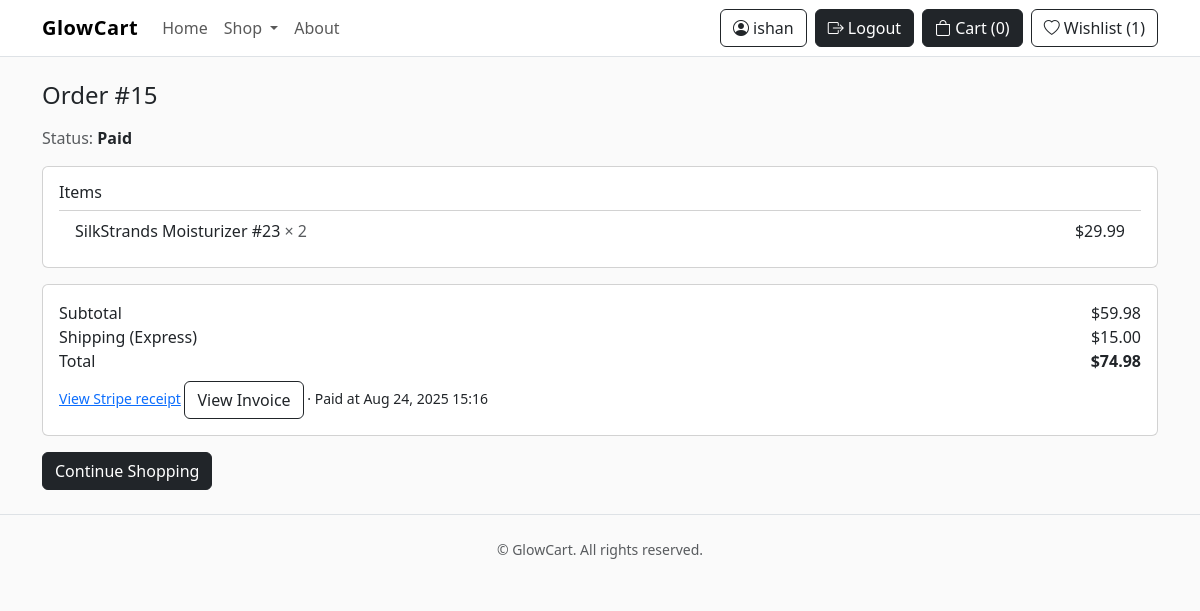
/orders/15/ (signed in), run on the app's committed database.
### orders/models.py (models this page shows, shortened)
class Order(models.Model):
    STATUS_CHOICES = [
        ("pending", "Pending"),
        ("paid", "Paid"),
        ("cancelled", "Cancelled"),
    ]
    user = models.ForeignKey(User, on_delete=models.PROTECT, related_name="orders")
    address = models.ForeignKey(Address, on_delete=models.PROTECT, related_name="orders")
    status = models.CharField(max_length=12, choices=STATUS_CHOICES, default="pending")
    subtotal = models.DecimalField(max_digits=10, decimal_places=2, default=Decimal("0.00"))
    discount_total = models.DecimalField(max_digits=10, decimal_places=2, default=Decimal("0.00"))
    shipping_method = models.ForeignKey(ShippingMethod, null=True, blank=True, on_delete=models.SET_NULL)
    shipping_cost = models.DecimalField(max_digits=10, decimal_places=2, default=Decimal("0.00"))
    total = models.DecimalField(max_digits=10, decimal_places=2, default=Decimal("0.00"))
    coupon_code = models.CharField(max_length=30, blank=True, default="")
    stripe_session_id = models.CharField(max_length=255, blank=True, default="")
    payment_intent_id = models.CharField(max_length=255, blank=True, default="")
    stripe_receipt_url = models.URLField(blank=True, default="")
    paid_at = models.DateTimeField(null=True, blank=True)
    created_at = models.DateTimeField(auto_now_add=True)
    class Meta:
        ordering = ["-created_at"]

class OrderItem(models.Model):
    order = models.ForeignKey(Order, on_delete=models.CASCADE, related_name="items")
    product = models.ForeignKey(Product, on_delete=models.PROTECT)
    variant = models.ForeignKey(ProductVariant, on_delete=models.PROTECT, null=True, blank=True)
    unit_price = models.DecimalField(max_digits=10, decimal_places=2)
    qty = models.PositiveIntegerField()

class ShippingMethod(models.Model):
    name = models.CharField(max_length=50)
    code = models.CharField(max_length=30, unique=True)
    price = models.DecimalField(max_digits=8, decimal_places=2, default=Decimal("0.00"))
    is_active = models.BooleanField(default=True)
    class Meta:
        ordering = ["price", "name"]

### catalog/models.py (models this page shows, shortened)
class TimestampedModel(models.Model):
    created_at = models.DateTimeField(auto_now_add=True)
    updated_at = models.DateTimeField(auto_now=True)
    class Meta:
        abstract = True

class Product(TimestampedModel):
    title = models.CharField(max_length=200)
    slug = models.SlugField(max_length=220, unique=True, blank=True)
    brand = models.ForeignKey(Brand, on_delete=models.PROTECT, related_name="products")
    category = models.ForeignKey(Category, on_delete=models.PROTECT, related_name="products")
    short_description = models.TextField(blank=True)
    price = models.DecimalField(max_digits=8, decimal_places=2)  # e.g., 999,999.99
    stock = models.PositiveIntegerField(default=0)
    image = models.ImageField(upload_to="products/", blank=True, null=True)
    image_url = models.URLField(blank=True)  # using URL for simple demo; we can switch to ImageField later
    is_active = models.BooleanField(default=True)
    class Meta:
        ordering = ["-created_at"]

### orders/views.py (the view)
# urls.py: path("orders/<int:pk>/", order_detail, name="order_detail"),
@login_required
def order_detail(request, pk):
    order = get_object_or_404(Order, pk=pk, user=request.user)
    return render(request, "orders/detail.html", {"order": order})

### catalog/templatetags/shop_extras.py (called while the page is built)
@register.filter
def money(value):
    try:
        return f"${float(value):,.2f}"
    except (TypeError, ValueError):
        return value

### core/context_processors.py (called while the page is built)
def cart(request):
    cart = request.session.get(CART_SESSION_KEY, {})
    count = sum(cart.values()) if isinstance(cart, dict) else 0
    return {"cart_count": count}

def auth_presets(request):
    return {
        "AUTH_LOGIN_PRESET": getattr(settings, "AUTH_LOGIN_PRESET", "auth-minimal"),
        "AUTH_REGISTER_PRESET": getattr(settings, "AUTH_REGISTER_PRESET", "auth-portrait"),
    }

def wishlist_count(request):
    try:
        if request.user.is_authenticated:
            return {"wishlist_count": request.user.wish_items.count()}
    except Exception:
        pass
    return {"wishlist_count": 0}

def nav_categories(request):
    try:
        return {"nav_categories": Category.objects.order_by("name")[:10]}
    except Exception:
        return {"nav_categories": []}

def wishlist(request):
    if request.user.is_authenticated:
        from accounts.models import WishlistItem
        return {"wishlist_count": WishlistItem.objects.filter(user=request.user).count()}
    return {"wishlist_count": 0}

### templates/orders/detail.html (shortened to what this page needs)
{% extends "base.html" %}
{% load shop_extras %}
{% block content %}
<div class="container">
  <h1 class="h4 mb-3">Order #{{ order.id }}</h1>
  <p class="text-muted">Status: <strong class="text-dark">{{ order.get_status_display }}</strong></p>
  <div class="card p-3 mb-3">
    <h2 class="h6">Items</h2>
    <ul class="list-group list-group-flush">
      {% for it in order.items.all %}
      <li class="list-group-item d-flex justify-content-between">
        <div>{{ it.product.title }} <span class="text-muted">× {{ it.qty }}</span></div>
        <div>{{ it.unit_price|money }}</div>
      </li>
      {% endfor %}
    </ul>
  </div>
  <div class="card p-3">
    <div class="d-flex justify-content-between">
      <span>Subtotal</span><span>{{ order.subtotal|money }}</span>
    </div>
    <div class="d-flex justify-content-between">
      <span>Shipping{% if order.shipping_method %} ({{ order.shipping_method.name }}){% endif %}</span>
      <span>{{ order.shipping_cost|money }}</span>
    </div>
    <div class="d-flex justify-content-between">
      <span>Total</span><span class="fw-semibold">{{ order.total|money }}</span>
    </div>
    {% if order.status == "paid" %}
      <div class="mt-2 small">
        {% if order.stripe_receipt_url %}
          <a href="{{ order.stripe_receipt_url }}" target="_blank" rel="noopener">View Stripe receipt</a>
          <a class="btn btn-outline-dark" href="{% url 'order_invoice' order.id %}">View Invoice</a>
          ·
        {% endif %}
        {% if order.paid_at %}Paid at {{ order.paid_at|date:"M j, Y H:i" }}{% endif %}
      </div>
    {% endif %}
  </div>
  <div class="mt-3">
    <a class="btn btn-dark" href="/shop/">Continue Shopping</a>
  </div>
</div>
{% endblock %}

### templates/base.html (shortened to what this page needs)
{% load static %}
<!DOCTYPE html>
<html lang="en">
<head>
  <link href="https://cdn.jsdelivr.net/npm/bootstrap@5.3.3/dist/css/bootstrap.min.css" rel="stylesheet">
  <link rel="stylesheet" href="{% static 'site.css' %}?v=2">
  <link rel="stylesheet" href="{% static 'site.css' %}?v=4">
  <link href="https://cdn.jsdelivr.net/npm/bootstrap-icons@1.11.3/font/bootstrap-icons.css" rel="stylesheet">
</head>
<body>
  <nav class="navbar navbar-expand-lg navbar-light bg-white border-bottom sticky-top">
    <div class="container">
      <a class="navbar-brand fw-bold auth-brand" href="/">GlowCart</a>
      <div id="nav" class="collapse navbar-collapse">
        <ul class="navbar-nav me-auto mb-2 mb-lg-0">
          <li class="nav-item"><a class="nav-link" href="/">Home</a></li>
          <li class="nav-item dropdown">
            <a class="nav-link dropdown-toggle" href="/shop/" role="button" data-bs-toggle="dropdown" aria-expanded="false">
              Shop
            </a>
          </li>
          <li class="nav-item"><a class="nav-link" href="#">About</a></li>
        </ul>
        <div class="d-flex gap-2">
          {% if request.user.is_authenticated %}
            <a class="btn btn-outline-dark" href="/profile/"><i class="bi bi-person-circle"></i> {{ request.user.username }}</a>
            <a class="btn btn-dark" href="/logout/"><i class="bi bi-box-arrow-right"></i> Logout</a>
          {% else %}
            <a class="btn btn-outline-dark" href="/login/"><i class="bi bi-box-arrow-in-right"></i> Login</a>
            <a class="btn btn-dark" href="/register/"><i class="bi bi-person-plus"></i> Sign Up</a>
          {% endif %}
          <a class="btn btn-dark" href="/cart/"><i class="bi bi-bag"></i> Cart ({{ cart_count|default:0 }})</a>
          <a class="btn btn-outline-dark" href="{% url 'wishlist' %}"><i class="bi bi-heart"></i> Wishlist ({{ wishlist_count|default:0 }})</a>
        </div>
      </div>
    </div>
  </nav>
  <main class="py-4">
    {% block content %}{% endblock %}
  </main>
  <footer class="border-top py-4">
    <div class="container text-center small text-muted">
      © {{ now|date:"Y" }} GlowCart. All rights reserved.
    </div>
  </footer>
</body>
</html>

### static/site.css (style rules this page uses)
:root { --brand:#111; --accent:#0ea5e9; }
body { background-color:#fafafa; }
.navbar-brand { letter-spacing:0.5px; }
.auth-brand { letter-spacing: .5px; }

### data on the page
Order: id "15", status "Paid", subtotal "$59.98", shipping_method.name "Express", shipping_cost "$15.00", total "$74.98", paid_at "Aug 24, 2025 15:16"
OrderItem: product "SilkStrands Moisturizer #23", qty "2", unit_price "$29.99"

### other printed values
{{ request.user.username }} "ishan"
{{ cart_count|default:0 }} "0"
{{ wishlist_count|default:0 }} "1"
